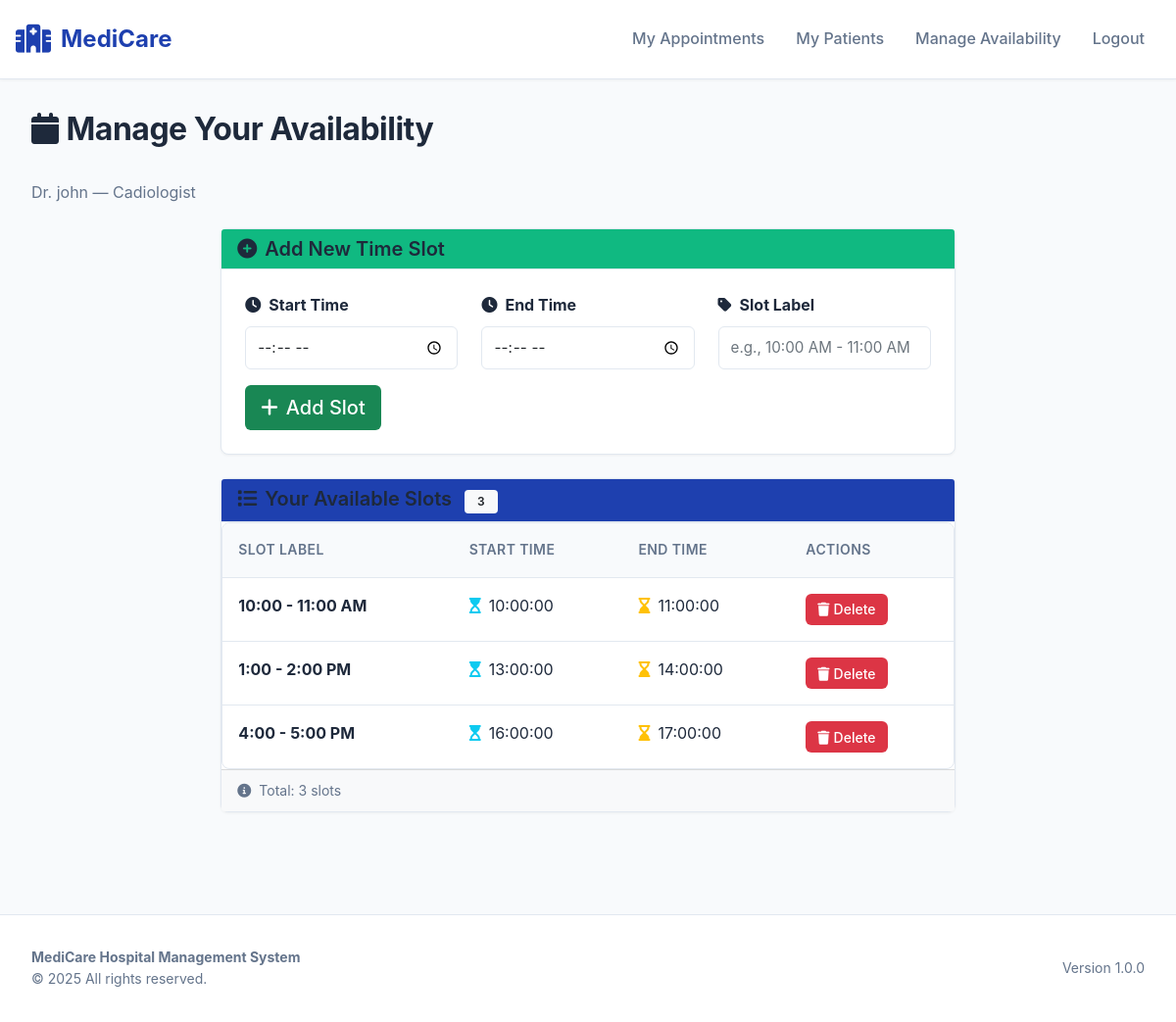
The app's page /doctor/availability/2 with its own data.
### application/models.py (models this page shows)
class Doctors(db.Model):
    id = db.Column(db.Integer, primary_key=True)
    name = db.Column(db.String(80), nullable = False)
    specialization = db.Column(db.String(100), nullable = False)
    email = db.Column(db.String(100), unique = True, nullable = False)
    password = db.Column(db.String(20), nullable = False)
    is_active = db.Column(db.Boolean, default=True, nullable=False)
    requests = db.relationship('Appointment', backref='doctor', lazy=True)
    slots = db.relationship('Slot', backref='doctor', lazy=True)

class Slot(db.Model):
    __tablename__ = 'slots'
    id = db.Column(db.Integer, primary_key=True)
    doctor_id = db.Column(db.Integer, db.ForeignKey('doctors.id'), nullable=False)
    start_time = db.Column(db.Time, nullable=False)
    end_time = db.Column(db.Time, nullable=False)
    label = db.Column(db.String(100))

### application/controllers.py (the view, shortened to what this page needs)
@app.route('/doctor/availability/<int:doctor_id>', methods=['GET', 'POST'])
def doctor_availability(doctor_id):
    doc = Doctors.query.get(doctor_id)
    if not doc:
        return redirect('/login')
    slots = Slot.query.filter_by(doctor_id=doctor_id).all()
    return render_template('doctor_availability.html', doctor=doc, slots=slots)

### templates/doctor_availability.html (shortened to what this page needs)
{% extends "base.html" %}
{% block nav_items %}
    <li class="nav-item">
        <a class="nav-link" href="/doctor/appointments/{{ doctor.id }}">My Appointments</a>
    </li>
    <li class="nav-item">
        <a class="nav-link" href="/doctor/patients/{{ doctor.id }}">My Patients</a>
    </li>
    <li class="nav-item">
        <a class="nav-link" href="/doctor/availability/{{ doctor.id }}">Manage Availability</a>
    </li>
    <li class="nav-item">
        <a class="nav-link" href="/logout">Logout</a>
    </li>
{% endblock %}
{% block content %}
<h1 class="page-title">
    <i class="fas fa-calendar me-2"></i>Manage Your Availability
</h1>
<p class="text-muted mb-4">
    Dr. {{ doctor.name }} — {{ doctor.specialization }}
</p>
<div class="row">
    <div class="col-lg-8 mx-auto">
        <div class="card mb-4">
            <div class="card-header bg-success text-white">
                <h5 class="mb-0">
                    <i class="fas fa-plus-circle me-2"></i>Add New Time Slot
                </h5>
            </div>
            <div class="card-body p-4">
                <form method="post">
                    <div class="row">
                        <div class="col-md-4 mb-3">
                            <label for="start_time" class="form-label">
                                <i class="fas fa-clock me-2"></i><strong>Start Time</strong>
                            </label>
                            <input
                                type="time"
                                class="form-control form-control-lg"
                                id="start_time"
                                name="start_time"
                                required
                            >
                        </div>
                        <div class="col-md-4 mb-3">
                            <label for="end_time" class="form-label">
                                <i class="fas fa-clock me-2"></i><strong>End Time</strong>
                            </label>
                            <input
                                type="time"
                                class="form-control form-control-lg"
                                id="end_time"
                                name="end_time"
                                required
                            >
                        </div>
                        <div class="col-md-4 mb-3">
                            <label for="label" class="form-label">
                                <i class="fas fa-tag me-2"></i><strong>Slot Label</strong>
                            </label>
                            <input
                                type="text"
                                class="form-control form-control-lg"
                                id="label"
                                name="label"
                                placeholder="e.g., 10:00 AM - 11:00 AM"
                                required
                            >
                        </div>
                    </div>
                    <div class="d-flex gap-2">
                        <button type="submit" class="btn btn-success btn-lg">
                            <i class="fas fa-plus me-2"></i>Add Slot
                        </button>
                    </div>
                </form>
            </div>
        </div>
        <div class="card">
            <div class="card-header bg-primary text-white">
                <h5 class="mb-0">
                    <i class="fas fa-list me-2"></i>Your Available Slots
                    {% if slots %}
                        <span class="badge bg-light text-dark ms-2">{{ slots|length }}</span>
                    {% endif %}
                </h5>
            </div>
            <div class="card-body p-0">
                {% if slots %}
                    <div class="table-container">
                        <table class="table mb-0">
                            <thead>
                                <tr>
                                    <th>Slot Label</th>
                                    <th>Start Time</th>
                                    <th>End Time</th>
                                    <th>Actions</th>
                                </tr>
                            </thead>
                            <tbody>
                                {% for slot in slots %}
                                    <tr>
                                        <td>
                                            <strong>{{ slot.label }}</strong>
                                        </td>
                                        <td>
                                            <i class="fas fa-hourglass-start me-2 text-info"></i>{{ slot.start_time }}
                                        </td>
                                        <td>
                                            <i class="fas fa-hourglass-end me-2 text-warning"></i>{{ slot.end_time }}
                                        </td>
                                        <td>
                                            <form method="post" style="display:inline;">
                                                <button
                                                    type="submit"
                                                    class="btn btn-sm btn-danger"
                                                    onclick="return confirm('Are you sure you want to delete this slot?')"
                                                    title="Delete this slot"
                                                >
                                                    <i class="fas fa-trash me-1"></i>Delete
                                                </button>
                                            </form>
                                        </td>
                                    </tr>
                                {% endfor %}
                            </tbody>
                        </table>
                    </div>
                    <div class="card-footer bg-light">
                        <small class="text-muted">
                            <i class="fas fa-info-circle me-2"></i>Total: {{ slots|length }} slot{{ "s" if slots|length != 1 else "" }}
                        </small>
                    </div>
                {% endif %}
            </div>
        </div>
    </div>
</div>
{% endblock %}

### templates/base.html (style rules this page uses)
:root { --primary: #1e40af; --primary-dark: #1e3a8a; --primary-light: #3b82f6; --secondary: #64748b; --success: #10b981; --warning: #f59e0b; --danger: #ef4444; --light-bg: #f8fafc; --border-color: #e2e8f0; --text-primary: #1e293b; --text-secondary: #64748b; }
* { margin: 0; padding: 0; box-sizing: border-box; }
body { background-color: var(--light-bg); color: var(--text-primary); font-family: -apple-system, BlinkMacSystemFont, 'Segoe UI', Roboto, 'Helvetica Neue', Arial, sans-serif; line-height: 1.6; }
.nav-link { color: var(--text-secondary) !important; font-weight: 500; margin: 0 8px; transition: color 0.2s ease; }
.page-title { font-size: 2rem; font-weight: 700; color: var(--text-primary); margin-bottom: 2rem; letter-spacing: -0.5px; }
h1, h2, h3, h4, h5, h6 { color: var(--text-primary); font-weight: 600; }
.text-muted { color: var(--text-secondary) !important; }
.card { border: 1px solid var(--border-color); border-radius: 8px; box-shadow: 0 1px 3px rgba(0, 0, 0, 0.05); transition: all 0.2s ease; margin-bottom: 1.5rem; }
.card-header { background: var(--light-bg); border-bottom: 1px solid var(--border-color); font-weight: 600; color: var(--text-primary); }
.card-header.bg-primary { background: var(--primary) !important; color: white !important; }
.card-header.bg-success { background: var(--success) !important; color: white !important; }
.card-body { padding: 1.5rem; }
.table-container { background: white; border: 1px solid var(--border-color); border-radius: 8px; overflow: hidden; }
.table { margin-bottom: 0; }
.table thead { background: var(--light-bg); border-bottom: 1px solid var(--border-color); }
.table thead th { padding: 1rem; font-size: 0.875rem; font-weight: 600; color: var(--text-secondary); text-transform: uppercase; letter-spacing: 0.4px; border: none; }
.table tbody td { padding: 1rem; border-bottom: 1px solid var(--border-color); color: var(--text-primary); }
.table tbody tr:last-child td { border-bottom: none; }
.badge { padding: 0.4rem 0.8rem; font-size: 0.75rem; font-weight: 600; border-radius: 4px; text-transform: uppercase; letter-spacing: 0.3px; }
.btn { border-radius: 6px; font-weight: 500; padding: 0.5rem 1rem; transition: all 0.2s ease; border: none; }
.btn-sm { padding: 0.35rem 0.75rem; font-size: 0.875rem; }
.form-control, .form-select { border: 1px solid var(--border-color); border-radius: 6px; padding: 0.6rem 0.75rem; font-size: 0.95rem; transition: all 0.2s ease; }
.form-label { font-weight: 500; color: var(--text-primary); margin-bottom: 0.5rem; }

### records on screen
Doctors: name "john", specialization "Cadiologist"
Slot: label "10:00 - 11:00 AM", start_time "10:00:00", end_time "11:00:00"
Slot: label "1:00 - 2:00 PM", start_time "13:00:00", end_time "14:00:00"
Slot: label "4:00 - 5:00 PM", start_time "16:00:00", end_time "17:00:00"

### other values on screen
{{ slots|length }} "3"
{{ "s" if slots|length != 1 else "" }} "s"
